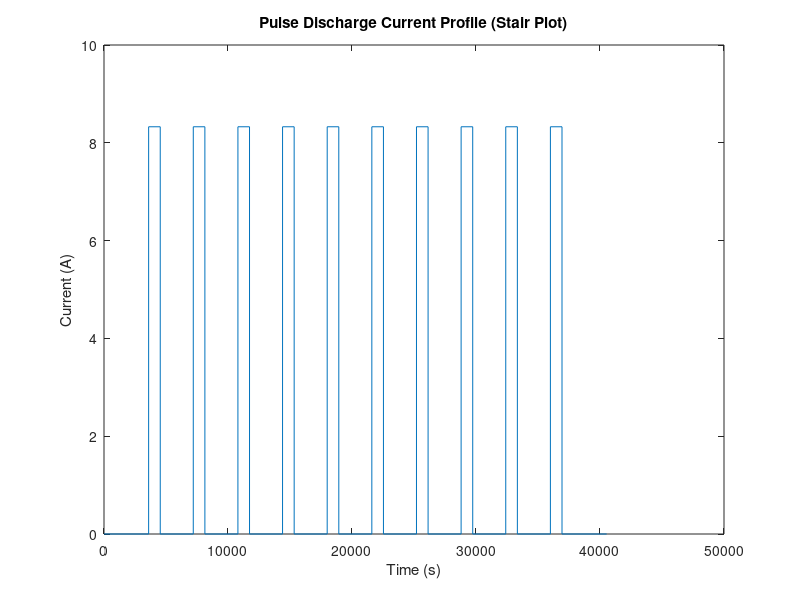

Here is the MATLAB script that generated this plot:
% Given pulse discharge time and current vectors
pulseDischargeTime = [0, 3600, 4536, 7200, 8136, 10800, 11736, 14400, ...
                      15336, 18000, 18936, 21600, 22536, 25200, 26136, ...
                      28800, 29736, 32400, 33336, 36000, 36936, 40536];
                  
pulseDischargeCurrent = [0, 30, 0, 30, 0, 30, 0, 30, 0, 30, 0, 30, 0, 30, ...
                         0, 30, 0, 30, 0, 30, 0]/30*8.3278;

% Create time and current vectors for stair plot
stair_time = [];
stair_current = [];

% Iterate through each interval defined by pulse discharge time
for i = 1:length(pulseDischargeTime)-1
    % Add time points for the start and end of the interval
    stair_time = [stair_time, pulseDischargeTime(i), pulseDischargeTime(i+1)-1];
    
    % Add current values for the interval (first point is the current at the start)
    stair_current = [stair_current, pulseDischargeCurrent(i), pulseDischargeCurrent(i)];
end

% Plot stair plot
plot(stair_time, stair_current);
xlabel('Time (s)');
ylabel('Current (A)');
title('Pulse Discharge Current Profile (Stair Plot)');
